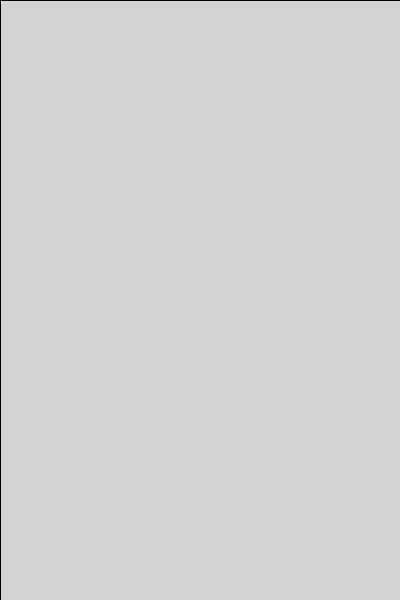
Frame 1 (no input)
Frame 60 (the mouse pressed at the canvas centre just before this capture): blank canvas, image omitted
Frame 120 (the mouse held since frame 60 and released just before this capture): blank canvas, image omitted

The Processing sketch that drew this single still picture (run headless with seeded random() and noise(); from frame 60 on, the mouse is pressed at the canvas centre):

// Processing sketch: code1209
// ── code1209.pde
// Shape Builder and Animator Example
float nodeRadius = 5.0;
// holds node coordinate values
float[]nodeXPos = new float[0];
float[]nodeYPos= new float[0];

color initialNode = color(0);
boolean isShapeClosed = false;

//dynamics variables (moves shape)
float gravity = .95;
float jitterRange = 5;
float elasticRangeMin = .75;
float elasticRangeMax = .95;
float friction = .85;
float[]jitter = new float[0];
float[]xSpeed = new float[0];
float[]ySpeed = new float[0];
float[]elasticity = new float[0];

void setup(){
  size(400, 600);
  frameRate(30);
  smooth();
}

void draw(){
  // create simple shape trails
  fill(255, 36);
  rect(0, 0, width, height);

  if (nodeXPos.length>1){
    // draw line between nodes
    drawEdge();
    // check if mouse is over original node
    checkOverInitialNode();
    // animate shape
    moveShape();
  }
  // draw node
  drawNode();
}

// change node fill color when mouse is over initial node
void checkOverInitialNode(){
  if (isInitialNode()){
    initialNode = color(255, 127, 0);
  } 
  else {
    initialNode = color(0);
  }     
}

//function to draw lines between nodes
void drawEdge(){
  stroke(100, 50, 20);
  for (int i=0; i<nodeXPos.length; i++){
    if (i>0){
      line(nodeXPos[i], nodeYPos[i], nodeXPos[i-1], nodeYPos[i-1]);
    }
    // close shape, line between last node and initial node
    if (isShapeClosed && i == nodeXPos.length-1){
      line(nodeXPos[i], nodeYPos[i], nodeXPos[0], nodeYPos[0]);
    }
  }
}

// function to draw nodes
void drawNode(){
  // draw nodes at shape vertices
  noStroke();
  for (int i=0; i<nodeXPos.length; i++){
    // initial node has own color variable
    if (i==0){
      fill(initialNode);
    } 
    else{
      fill(0);
    }
    ellipse(nodeXPos[i], nodeYPos[i], nodeRadius*2, nodeRadius*2);
  }
}

// function returns true/false if mouse is over initial node
boolean isInitialNode(){
  boolean isOnNode = false;
  if (nodeXPos.length>2){
    if (dist(mouseX, mouseY, nodeXPos[0], nodeYPos[0]) < nodeRadius){
      isOnNode = true;
    }
  }
  return isOnNode;
}

void mousePressed(){
  if(isShapeClosed){
    // after shape is closed empty arrays
    nodeXPos = subset(nodeXPos, 0, 0);
    nodeYPos = subset(nodeYPos, 0, 0);
    xSpeed = subset(xSpeed, 0, 0);
    ySpeed = subset(ySpeed, 0, 0);
    jitter = subset(jitter, 0, 0);
    elasticity = subset(elasticity, 0, 0);
    
    //reset variable to false
    isShapeClosed = false;
  }

  if(!isInitialNode()){
    // if not on initial node plot at mouse position
    // increase size of node coordinate arrays
    nodeXPos = append(nodeXPos, mouseX);
    nodeYPos = append(nodeYPos, mouseY);

    // increase size of dynamics arrays
    xSpeed = append(xSpeed, 0);
    jitter = append(jitter, random(-jitterRange, jitterRange));
    elasticity = append(elasticity, random(elasticRangeMin, elasticRangeMax));
    ySpeed = append(ySpeed, 0);
  } 
  else {
    // set to true to avoid additional nodes on shape
    isShapeClosed = true;
  }
}

//function to move shape
void moveShape(){
  //animate after shape is closed
  if (isShapeClosed){
    for (int i=0; i<nodeXPos.length; i++){
      nodeXPos[i]+=xSpeed[i];
      ySpeed[i]+=gravity;
      nodeYPos[i]+=ySpeed[i];

      // set display window edge collision
      // right display window edge
      if (nodeXPos[i]>width-nodeRadius){
        nodeXPos[i] = width-nodeRadius;
        xSpeed[i]*=-1;
      }
      // left display window edge
      if (nodeXPos[i]<nodeRadius){
        nodeXPos[i] = nodeRadius;
        xSpeed[i]*=-1;
      }

      // bottom display window edge
      if (nodeYPos[i]>height-nodeRadius){
        nodeYPos[i] = height-nodeRadius;
        xSpeed[i]+=jitter[i];
        xSpeed[i]*=friction;
        jitter[i]*=friction;
        ySpeed[i]*=-1;
        ySpeed[i]*=elasticity[i];
      }
    }
  } 
}
